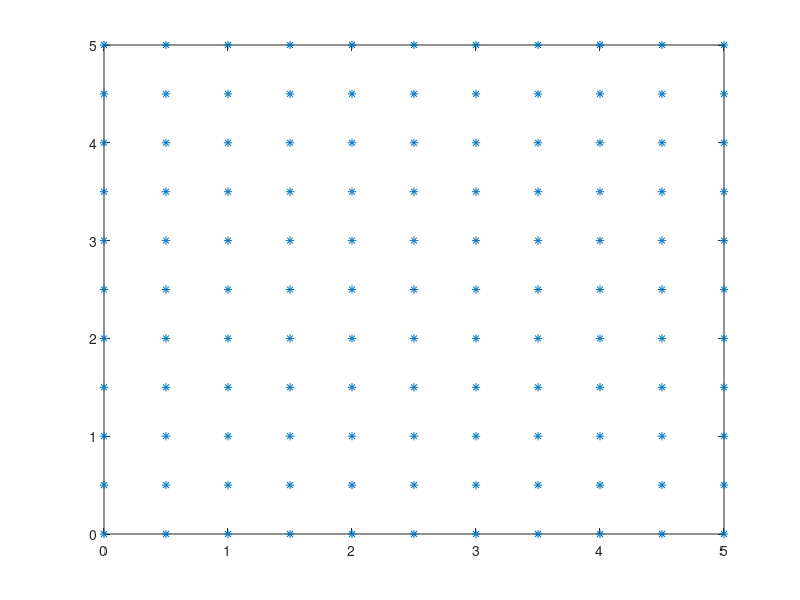

The MATLAB source for this figure: (Note: this script raises an error after producing the figure.)
clear; close all; clc;

% 변수
a=[5 5]; % size
N=0.5; % 점 사이의 간격
Regionx=[0 5];
Regiony=[2 3];

%%%%%%%%%%%%%%%%%%%%%%% Vertex %%%%%%%%%%%%%%%%%%%%%%%
x=(0:N:a(1,1))';
y=(0:N:a(1,2))';
% 원 쪼개준것을 기준으로 좌표점 설정
point_tmp=zeros(length(x)*length(y),2);
for ii=1:length(y)
    for j=1:length(x)
        for m=1:2
            v=[x(j) y(ii)];
            k=length(x)*ii-(length(x)-1)+(j-1);
            point_tmp(k,m)=v(:,m);
        end
    end
end

figure(1); plot(point_tmp(:,1),point_tmp(:,2), '*');

% 좌표가 Region 내부의 점인지 확인
n=1;
for ii=1:length(point_tmp)
    x_tmp=point_tmp(ii,1); y_tmp=point_tmp(ii,2);
    if x_tmp>=Regionx(1,1) && x_tmp<=Regionx(1,2) && y_tmp>=Regiony(1,1) && y_tmp<=Regiony(1,2)
        point(n,:)=[point_tmp(ii,:) 0];
        n=n+1;
    end
end

writematrix(point(:,[1 2]),'Vertex_2.txt'); % vertex 파일 출력
% writematrix(Element,'Element.txt'); % element 파일 출력
% writematrix(phi,'potential'); % element 파일 출력
% writematrix(Dirichlet_BC,'Dirichlet_BC'); % Dirichlet_BC 파일 출력

figure(2); plot(point(:,1), point(:,2), '*');
axis([0 a(1,1) 0 a(1,2)])
%%%%%%%%%%%%%%%%%%%%%%% Vertex end %%%%%%%%%%%%%%%%%%%%%%%